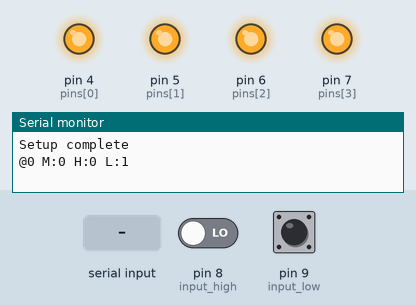
This sketch was run on a simulated Arduino Uno, built with avr-gcc and run on an emulated ATmega328P. Shown: output pins drawn as LEDs (lit = HIGH), the last lines printed to the serial monitor. The inputs (shaded band) are chosen by the test bench; at power-on: pin 8 (input_high) LOW, pin 9 (input_low) HIGH.

Above: at 1.2 s.
1.3 s: "1\n" received over Serial
At 2.7 s:
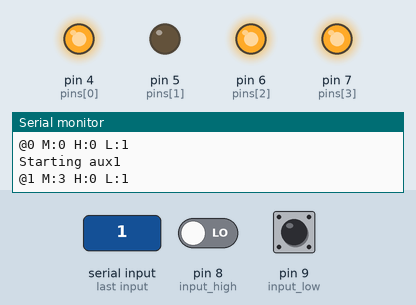
6.0 s: "2\n" received over Serial
At 6.3 s:
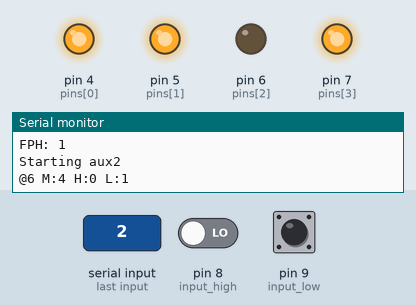
9.0 s: "f\n" received over Serial
At 9.8 s:
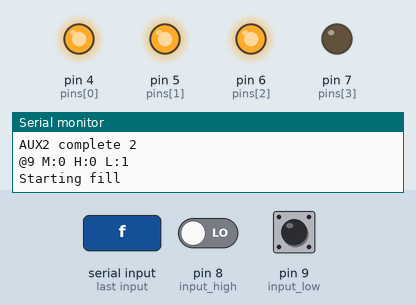
11.6 s: "d90\n" received over Serial
At 12.8 s:
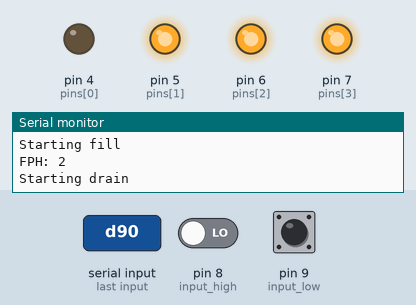
13.1 s: "200\n" received over Serial
At 14.2 s:
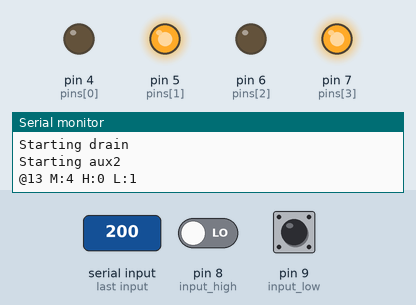
Timing chart, 0 to 18.7 s (numbered marks = the images above; inputs shaded):
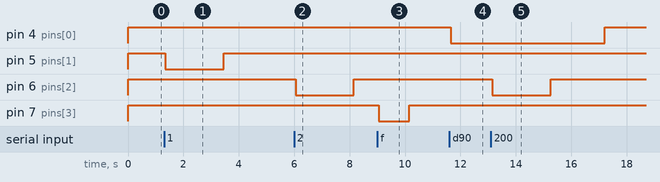

Measured:
- after the input at 1.3 s, pin 5 (pins[1]): HIGH → LOW after 0.05 s, → HIGH 2.1 s later
- after the input at 6.0 s, pin 6 (pins[2]): HIGH → LOW after 0.05 s, → HIGH 2.1 s later
- after the input at 9.0 s, pin 7 (pins[3]): HIGH → LOW after 0.05 s, → HIGH 1.1 s later
- after the input at 11.6 s, pin 4 (pins[0]): HIGH → LOW after 0.05 s
- after the input at 13.1 s, pin 4 (pins[0]): LOW → HIGH after 4.1 s; pin 6 (pins[2]): HIGH → LOW after 0.05 s, → HIGH 2.1 s later

The sketch:

pond-manager.ino
```cpp
// Pond management - this manages a barrel with an input valve (24VAC), a discharge pump (120VAC), a high water float sensor (circuit open when barrel full),
// and a low water float sensor (circuit open when barrel not empty). An additional 24VAC circuit (AUX1) can be used to control a turntable motor
// for an automated fish feeder. The other auxiliary circuit controls 120VAC (AUX2) and is currently unused.
// Commands come from connect Raspberry Pi, either
// drain - run pump for time limit or until barrel empty
// fill - fill barrel until time limit or barrel full

// Relay pins IN1, IN2, IN3, IN4
int pins[] = { 4, 5, 6, 7 };

// Index assignments for relay pins
const int rly_pump = 3;
const int rly_aux2 = 2; // Unused 120VAC
const int rly_valve = 0;
const int rly_aux1 = 1; // 24VAC for fish feeder

// Input pins. These are wired with a loop from +5V to the pin and on the pin side, through a 10k resistor to ground
const int input_high = 8;
const int input_low = 9;

unsigned long last_time = 0;
unsigned long mode_start = 0;
unsigned long edge_start = 0;
int last_high_state = -1;
int last_low_state = -1;
unsigned long last_active_display = 0;
int force_display = 0;
int force_pin_high = -1;

// Line input buffer
char line_buffer[16];
int line_length = 0;

// Option values
int opt1_FTO = 540; // Was 480s
int opt2_FPOST = 10; // Unchanged
int opt3_DTO = 540; // Was 420s
int opt4_DPOST = 20; // Unchanged
int opt5_AUX1LEN = 2000; // ms
int opt6_AUX2LEN = 2000; // ms

int mode = 0; // 0 = idle, 1 = filling, 2 = draining, 3 = aux1 active, 4 = aux2 active; OR with 0x80 when edge reached

void setup() {
  Serial.begin( 9600 );
  while (!Serial)
    ; // Wait for serial port to connect

  pinMode(input_high, INPUT);
  pinMode(input_low, INPUT);

  pinMode(pins[rly_pump], OUTPUT);
  pinMode(pins[rly_aux1], OUTPUT);
  pinMode(pins[rly_valve], OUTPUT);
  pinMode(pins[rly_aux2], OUTPUT);
  digitalWrite(pins[rly_pump], HIGH);
  digitalWrite(pins[rly_aux1], HIGH);
  digitalWrite(pins[rly_valve], HIGH);
  digitalWrite(pins[rly_aux2], HIGH);
  Serial.println("Setup complete");
}

void loop() {
  // Check for available characters
  unsigned long curTime = millis();
  int input_chars = Serial.available();
  int line_complete = 0;
  if (input_chars > 0)
  {
    while (input_chars > 0 && line_length < 15 && !line_complete)
    {
      input_chars--;
      int cmdIn = Serial.read();
      switch (cmdIn)
      {
        case 0x08:
          if (line_length > 0) {
            line_length--;
            line_buffer[line_length] = 0;
          }
          break;
        case '\r':
        case ' ':
        case '\t':
          // Silently ignore
          break;
        case '\n':
          line_complete = 1;
          break;
        default:
          line_buffer[line_length] = cmdIn;
          line_length++;
          line_buffer[line_length] = 0;
          break;
      }
    }
    //Serial.println("Complete:" + String(line_complete) + " len:" + String(line_length) + " >" + line_buffer);
  } // Input available

  int elapsed_m = curTime - last_time;
  int elapsed_s = elapsed_m / 1000;
  // Process only on second elapsed unless mode 3 or greater
  if (last_time != 0 && curTime >= last_time && elapsed_s < 1 && line_complete == 0 && (mode & 0x7f) < 3)
  {
    return;
  }
  last_time = curTime;
  int high_state = digitalRead(input_high);
  int low_state = digitalRead(input_low);
  // 1 = open, 0 = closed
  if (force_display != 0 || last_high_state != high_state || last_low_state != low_state)
  {
    force_display = 0;
    Serial.println("@" + String(curTime / 1000) + " M:" + String(mode) + " H:" + String(high_state) + " L:" + String(low_state));
    last_high_state = high_state;
    last_low_state = low_state;
  }
  else if (force_pin_high >= 0)
  {
    Serial.println("FPH: " + String(force_pin_high));
    delay(50);
    digitalWrite(pins[(force_pin_high + 3) % 4], HIGH);
    delay(50);
    digitalWrite(pins[(force_pin_high + 2) % 4], HIGH);
    delay(50);
    digitalWrite(pins[(force_pin_high + 1) % 4], HIGH);
    delay(50);
    digitalWrite(pins[(force_pin_high + 0) % 4], HIGH);
    force_pin_high = -1;
  }
  if (line_complete && line_length > 0)
  {
    int last_mode = mode;
    // Commands are f, d, c, 1, 2, s
    // Options are '$' <n> '=' <value>
    switch (line_buffer[0]) {
      case 'f':
          Serial.println("Starting fill");
          mode = 1;
          mode_start = millis();
          break;
      case 'd':
          Serial.println("Starting drain");
          mode = 2;
          mode_start = millis();
          break;
      case 'c':
          Serial.println("Cancelling");
          mode = 0;
          force_display = 1;
          delay(50);
          digitalWrite(pins[rly_pump], HIGH);
          delay(50);
          digitalWrite(pins[rly_valve], HIGH);
          break;
      case '1':
          Serial.println("Starting aux1");
          mode = 3;
          force_display = 1;
          mode_start = millis();
          break;
      case '2':
          Serial.println("Starting aux2");
          mode = 4;
          force_display = 1;
          mode_start = millis();
          break;
      case 's':
          force_display = 1;
          break;
      // Handle options
      case '$':
          if (line_length < 5)
          {
            Serial.println("Invalid opt fmt");
          }
          else
          {
            // One might thing that &line_buffer[3] would be the string starting from the number,
            // but not so...
            switch (line_buffer[1]) {
              case '1': // FTO
                opt1_FTO = String(line_buffer).substring(3).toInt();
                break;
              case '2': // FPOST
                opt2_FPOST = String(line_buffer).substring(3).toInt();
                break;
              case '3': // DTO
                opt3_DTO = String(line_buffer).substring(3).toInt();
                break;
              case '4': // DPOST
                opt4_DPOST = String(line_buffer).substring(3).toInt();
                break;
              case '5': // AUX1LEN
                opt5_AUX1LEN = String(line_buffer).substring(3).toInt();
                Serial.println("AUX1 len " + String(opt5_AUX1LEN) + " <" + line_buffer);
                break;
              case '6': // AUX2LEN
                opt6_AUX2LEN = String(line_buffer).substring(3).toInt();
                break;
              default:
                Serial.println("Invalid opt");
                break;
            }
          }
          break;
      default:
        Serial.println("Invalid cmd");
        break;
    }
    if (mode != last_mode)
    {
      last_active_display = millis();
      switch (mode)
      {
        case 1:
          delay(50);
          digitalWrite(pins[rly_pump], LOW);
          break;
        case 2:
          delay(50);
          digitalWrite(pins[rly_valve], LOW);
          break;
        case 3:
          delay(50);
          digitalWrite(pins[rly_aux1], LOW);
          break;
        case 4:
          delay(50);
          digitalWrite(pins[rly_aux2], LOW);
          break;
      }
    }
  }
  line_complete = 0;
  line_length = 0;
  if (mode == 0)
  {
    return;
  }
  long mode_elapsed = millis() - mode_start;
  switch (mode)
  {
    case 1: // Filling, edge not reached
      if (high_state == 1)
      {
        mode |= 0x80;
        edge_start = millis();
        Serial.println("HE @" + String(mode_elapsed / 1000));
        last_active_display = edge_start;
      }
      // Maximum 8 minutes to fill
      else if (mode_elapsed < 0 || mode_elapsed >= opt1_FTO * 1000)
      {
        Serial.println("FTO elapsed " + String(mode_elapsed / 1000));
        delay(150);
        digitalWrite(pins[rly_valve], HIGH);
        delay(250);
        digitalWrite(pins[rly_valve], HIGH);
        force_pin_high = rly_valve;
        last_active_display = millis();
        mode = 0;
        force_display = 1;
      }
      break;
    case 2: // Draining, edge not reached
      if (low_state == 0)
      {
        mode |= 0x80;
        edge_start = millis();
        Serial.println("LE @" + String(mode_elapsed / 1000));
        last_active_display = edge_start;
      }
      // Maximum 7 minutes to drain.
      else if (mode_elapsed < 0 || mode_elapsed >= opt3_DTO * 1000)
      {
        Serial.println("DTO elapsed " + String(mode_elapsed / 1000));
        delay(150);
        digitalWrite(pins[rly_pump], HIGH);
        delay(250);
        digitalWrite(pins[rly_pump], HIGH);
        force_pin_high = rly_pump;
        last_active_display = millis();
        mode = 0;
        force_display = 1;
      }
      break;
    case 3: // AUX1
      if (mode_elapsed >= opt5_AUX1LEN)
      {
         Serial.println("AUX1 complete " + String(mode_elapsed / 1000) + " L:" + String(opt5_AUX1LEN));
         delay(150);
         digitalWrite(pins[rly_aux1], HIGH);
         delay(250);
         digitalWrite(pins[rly_aux1], HIGH);
         force_pin_high = rly_aux1;
         last_active_display = millis();
         mode = 0;
         force_display = 1;
      }
      break;
    case 4: // AUX2
      if (mode_elapsed >= opt6_AUX2LEN)
      {
         Serial.println("AUX2 complete " + String(mode_elapsed / 1000));
         delay(150);
         digitalWrite(pins[rly_aux2], HIGH);
         delay(250);
         digitalWrite(pins[rly_aux2], HIGH);
         force_pin_high = rly_aux2;
         last_active_display = millis();
         mode = 0;
         force_display = 1;
      }
      break;
  }
  long edge_elapsed = millis() - edge_start;
  switch (mode)
  {
    case 0x81: // Filling, edge reached
      if (edge_elapsed < 0 || edge_elapsed >= opt2_FPOST * 1000)
      {
        Serial.println("FILCOMP @" + String(mode_elapsed / 1000) + "," + String(edge_elapsed / 1000));
        last_active_display = millis();
        delay(150);
        digitalWrite(pins[rly_valve], HIGH);
        delay(250);
        digitalWrite(pins[rly_valve], HIGH);
        force_pin_high = rly_valve;
        mode = 0;
        force_display = 1;
      }
      break;
    case 0x82: // Draining, edge reached
      if (edge_elapsed < 0 || edge_elapsed >= opt4_DPOST * 1000)
      {
        Serial.println("DRNCOMP @" + String(mode_elapsed / 1000) + "," + String(edge_elapsed / 1000));
        last_active_display = millis();
        delay(150);
        digitalWrite(pins[rly_pump], HIGH);
        delay(250);
        digitalWrite(pins[rly_pump], HIGH);
        force_pin_high = rly_pump;
        mode = 0;
        force_display = 1;
      }
  }
  // Provide an update every 30s while filling / draining
  if (millis() - last_active_display >= 30000)
  {
    Serial.println("@" + String(mode_elapsed / 1000) + " M:" + String(mode) + " H:" + String(high_state) + " L:" + String(low_state));
    last_active_display = millis();
  }
}
```
